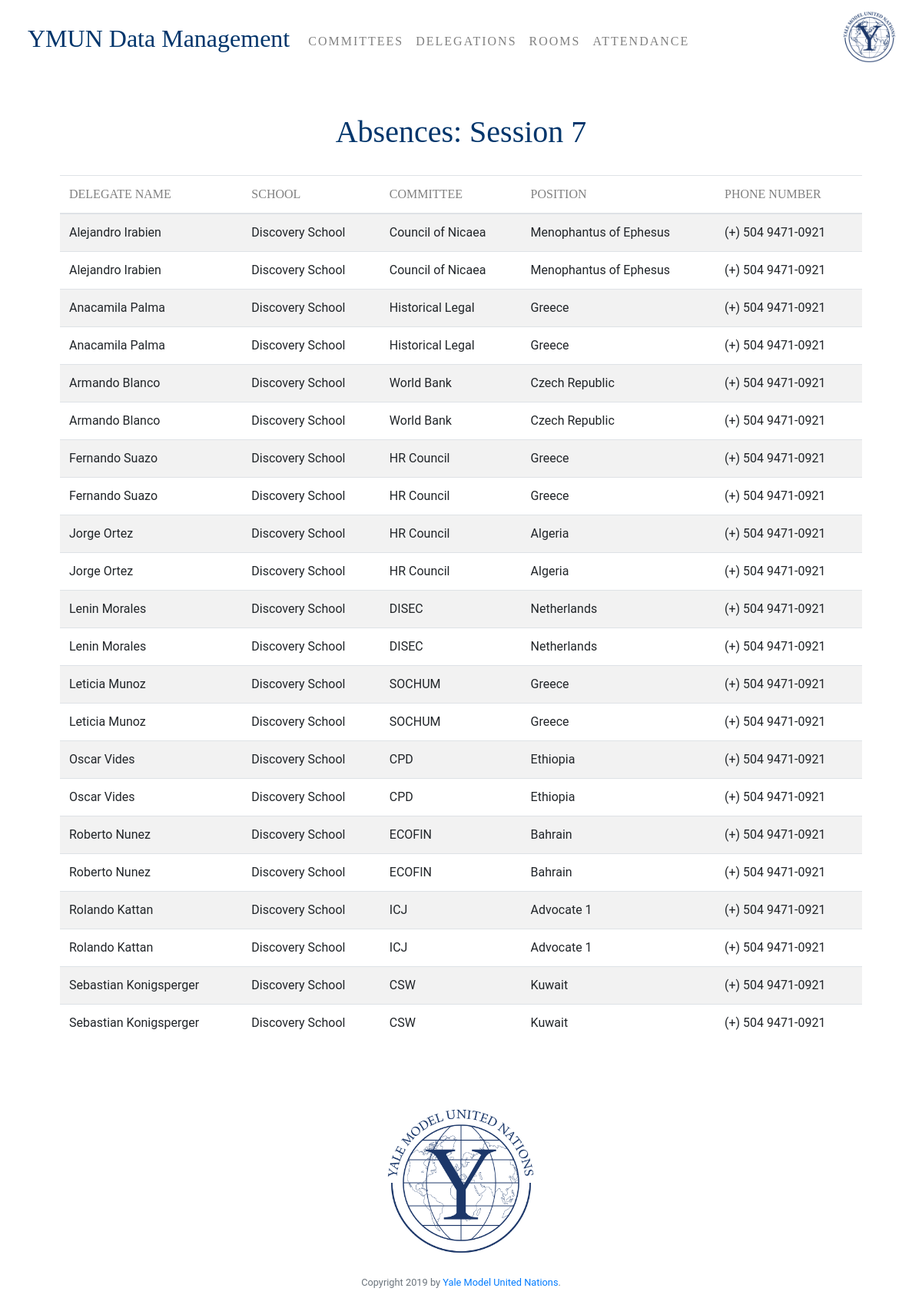
Page /s7 on the earlier database version.
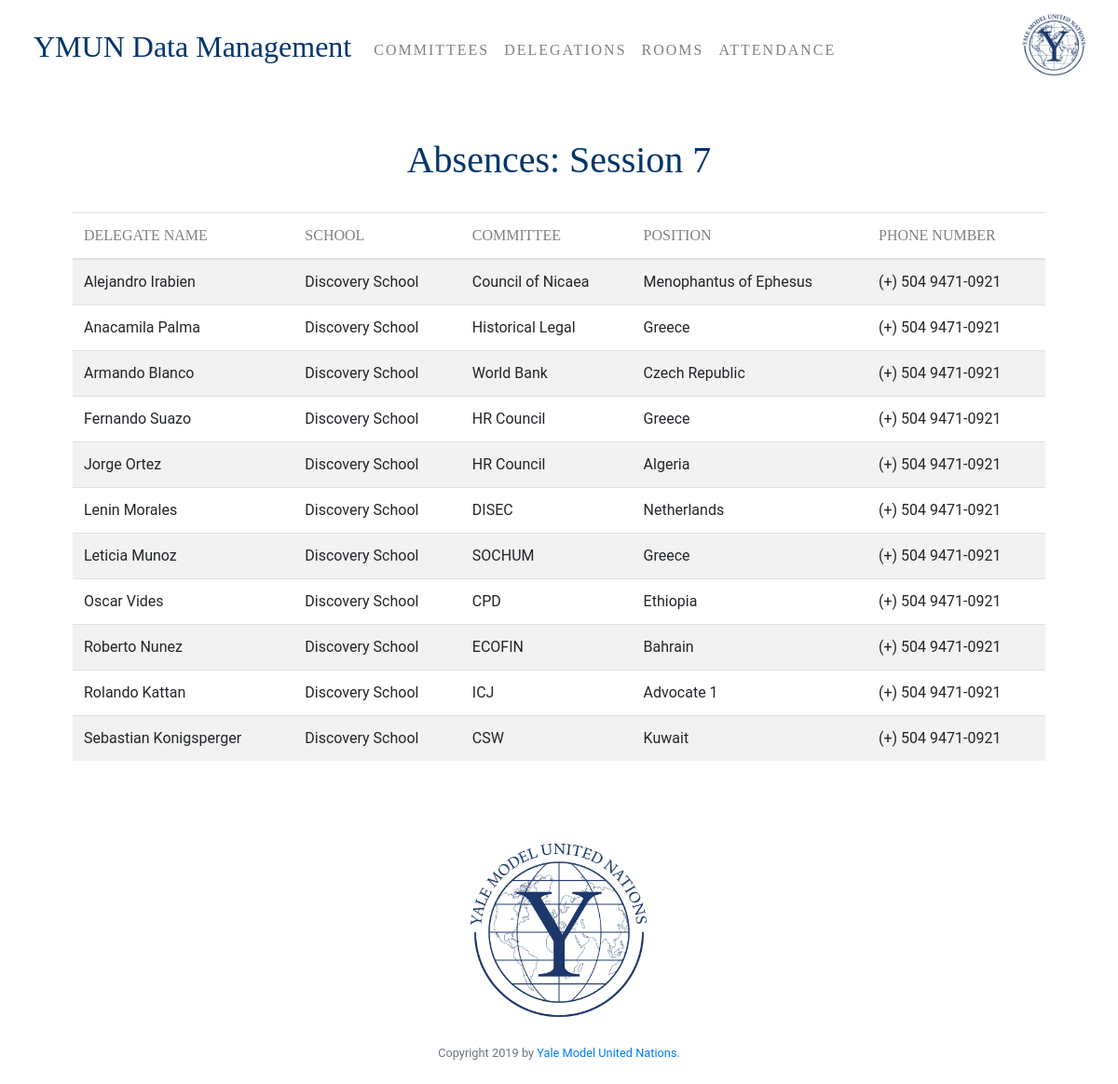
Same page on the later database version.
### tables this page shows
CREATE TABLE Attendance (name varchar, school varchar, s1 varchar NOT NULL DEFAULT(0), s2 varchar NOT NULL DEFAULT(0), s3 varchar NOT NULL DEFAULT(0), s4 varchar NOT NULL DEFAULT(0), s5 varchar NOT NULL DEFAULT(0), s6 varchar NOT NULL DEFAULT(0), s7 varchar NOT NULL DEFAULT(0));

CREATE TABLE Delegates (id integer PRIMARY KEY, name varchar, school varchar, committee_assigned varchar, position_name varchar);

CREATE TABLE Advisors (id integer PRIMARY KEY, name varchar, point_of_contact bit NOT NULL DEFAULT(0), school varchar, email varchar, us_phone_number varchar);

### application.py (the view)
@app.route("/s7", methods=["GET"])
def s7():
    if request.method =="GET":
        absences = db.execute("SELECT Attendance.name, Attendance.school, Delegates.committee_assigned, Delegates.position_name, Advisors.us_phone_number FROM Attendance JOIN Advisors ON Attendance.school = Advisors.school JOIN Delegates ON Attendance.name = Delegates.name AND Attendance.school = Delegates.school WHERE Advisors.point_of_contact = '1' AND (s7 ='0' OR s7 = '') ORDER BY Attendance.school;")
        return render_template('s7.html', absences = absences)

### application.py (called while the page is built)
@app.after_request
def after_request(response):
    response.headers["Cache-Control"] = "no-cache, no-store, must-revalidate"
    response.headers["Expires"] = 0
    response.headers["Pragma"] = "no-cache"
    return response

### templates/s7.html (shortened to what this page needs)
{% extends "layout.html" %}
{% block main %}
<h1>Absences: Session 7</h1>
<br>
<table class="table table-striped" style="text-align:left">
    <thead>
        <tr>
            <th>Delegate Name</th>
            <th>School</th>
            <th>Committee</th>
            <th>Position</th>
            <th>Phone Number</th>
        </tr>
    </thead>
    <tbody>
        {% for absence in absences %}
        <tr>
            <td>{{ absence["name"] }}</td>
            <td>{{ absence["school"] }}</td>
            <td>{{ absence["committee_assigned"] }}</a></td>
            <td>{{ absence["position_name"] }}</td>
            <td>{{ absence["us_phone_number"] }}</td>
        </tr>
        {% endfor %}
    </tbody>
</table>
{% endblock %}

Differences in the rows shown:
removed Attendance: name "Alejandro Irabien", school "Discovery School", committee_assigned "Council of Nicaea", position_name "Menophantus of Ephesus", us_phone_number "(+) 504 9471-0921"
removed Attendance: name "Anacamila Palma", school "Discovery School", committee_assigned "Historical Legal", position_name "Greece", us_phone_number "(+) 504 9471-0921"
removed Attendance: name "Armando Blanco", school "Discovery School", committee_assigned "World Bank", position_name "Czech Republic", us_phone_number "(+) 504 9471-0921"
removed Attendance: name "Fernando Suazo", school "Discovery School", committee_assigned "HR Council", position_name "Greece", us_phone_number "(+) 504 9471-0921"
removed Attendance: name "Jorge Ortez", school "Discovery School", committee_assigned "HR Council", position_name "Algeria", us_phone_number "(+) 504 9471-0921"
removed Attendance: name "Lenin Morales", school "Discovery School", committee_assigned "DISEC", position_name "Netherlands", us_phone_number "(+) 504 9471-0921"
removed Attendance: name "Leticia Munoz", school "Discovery School", committee_assigned "SOCHUM", position_name "Greece", us_phone_number "(+) 504 9471-0921"
removed Attendance: name "Oscar Vides", school "Discovery School", committee_assigned "CPD", position_name "Ethiopia", us_phone_number "(+) 504 9471-0921"
removed Attendance: name "Roberto Nunez", school "Discovery School", committee_assigned "ECOFIN", position_name "Bahrain", us_phone_number "(+) 504 9471-0921"
removed Attendance: name "Rolando Kattan", school "Discovery School", committee_assigned "ICJ", position_name "Advocate 1", us_phone_number "(+) 504 9471-0921"
removed Attendance: name "Sebastian Konigsperger", school "Discovery School", committee_assigned "CSW", position_name "Kuwait", us_phone_number "(+) 504 9471-0921"
